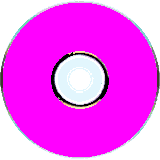
#> input picture assets/media/disc/cd.png, 160 x 160 px, found by its file name
$ python compose.py ../gamecube.png ../ps1.png
#> lines starting #> are read from the running program, lines starting #| are printed output that depends on the picture; pictures that were not available may be replaced by others from this repository, and a replacement may not be noted
"""compose.py <kind> <out.png>: builds the prepared photo of a disc's label side (640 px = the disc's diameter) for PixelLab:
a rectified photo (polarflat.py / discprep.py output in t/) with its hub radially remapped, a hub patch from another photo
(clear plastic ring), the system's rings painted as flat bands and the print annulus painted one flat base colour."""
import sys, numpy as np
from PIL import Image
S=640; K=S/160
yy,xx=np.mgrid[0:S,0:S]
c=(S-1)/2
R=np.hypot(xx-c,yy-c)/K            # radius in final px (disc edge = 80)
T=np.arctan2(yy-c,xx-c)
def load(n): return np.asarray(Image.open(f"t/{n}.png").convert("RGB")).astype(float)
#> called with n = 'cd'
def remap(img,src,tgt):
    rs=np.interp(R,tgt,src)/np.maximum(R,1e-6)
    sx=c+(xx-c)*rs; sy=c+(yy-c)*rs
    from scipy.ndimage import map_coordinates
    return np.stack([map_coordinates(img[:,:,i],[sy,sx],order=3,mode="nearest") for i in range(3)],2)
def band(img,r0,r1,col):
    img[(R>=r0)&(R<r1)]=col
def hub(img,srcimg,rh,tint=1.0):
    m=R<rh
    img[m]=srcimg[m]*tint
def hexc(h): return [int(h[i:i+2],16) for i in (1,3,5)]
kind,out=sys.argv[1],sys.argv[2]
cd,ps2,rvt=load("cd"),load("ps2"),load("rvt")
#> call 2 of load, with n = 'ps2'
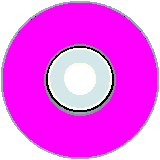
#> input picture assets/media/disc/gamecube.png, 160 x 160 px, given in place of ps2.png, which was not available
#> call 3 of load, with n = 'rvt'
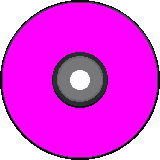
#> input picture assets/media/disc/ps1.png, 160 x 160 px, given in place of rvt.png, which was not available
#> in load (call 3), `def load(n): return np.asarray(Image.open(f"t/{n}.png").convert("RGB")..`:
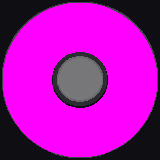
#> returned value: shape (160, 160, 3) float64; mean of channels 0, 1, 2 176.6, 13.7, 178.3; drawn as R, G, B
# the clear hub of the CD photo reflects a cyan backdrop: take most of the colour out of it
g=cd.mean(2,keepdims=True); hubz=(R<30)[:,:,None]
#> after `g = cd.mean(2, keepdims=True)`:
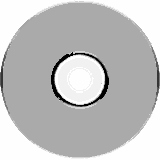
#> g: shape (160, 160, 1) float64; min 0, max 254.7, mean 192.1
#> (the run stopped early here; a loop or call above may not have finished)
